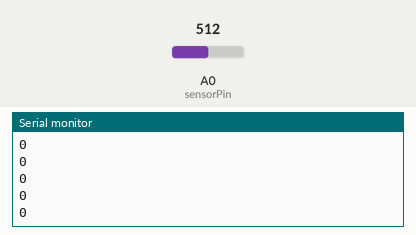
Bench run of a sketch on a simulated Arduino Uno, built with avr-gcc and run on an emulated ATmega328P. Shown: the last lines printed to the serial monitor. The inputs (shaded band) are chosen by the test bench; at power-on: A0 (sensorPin) = 512.

Above: at 1.2 s.
1.3 s: A0 (sensorPin) set to 716
At 1.75 s:
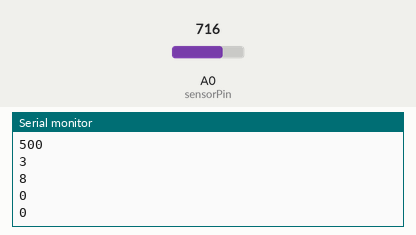
2.8 s: A0 (sensorPin) set to 900
At 2.97 s:
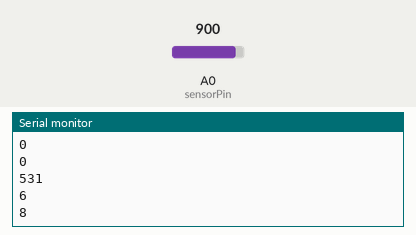
Timing chart, 0 to 5.8 s (numbered marks = the images above; inputs shaded):
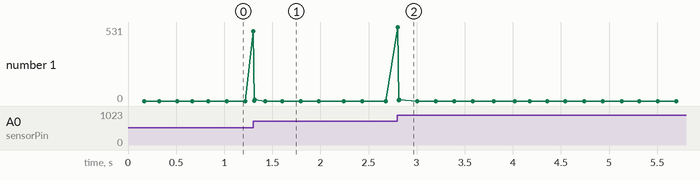

Measured:
- after the input at 1.3 s, the serial monitor: prints a new line at once (image 1)
- after the input at 2.8 s, the serial monitor: prints a new line at once (image 2)

The sketch:

BandPassFilter.ino
```cpp
//pases, filters
//https://www.norwegiancreations.com/2016/03/arduino-tutorial-simple-high-pass-band-pass-and-band-stop-filtering/

//http://www.paulodowd.com/2013/06/arduino-38khz-bandpass-software-digital.html

//https://github.com/CoderDojoPotsdam/material/blob/master/tonerkennung/wave_detection/wave_detection.ino

/*


  sensorValue = analogRead(sensorPin);

  EMA_S_low = (EMA_a_low * sensorValue) + ((1 - EMA_a_low) * EMA_S_low);    //run the EMA
  EMA_S_high = (EMA_a_high * sensorValue) + ((1 - EMA_a_high) * EMA_S_high);

  highpass = sensorValue - EMA_S_low;     //find the high-pass as before (for comparison)
  bandpass = EMA_S_high - EMA_S_low;

*/

int sensorPin = A0;
int sensorValue = 0;
//0.05
//0.4
float EMA_a_low = 0.08;     //initialization of EMA alpha (cutoff-frequency)
float EMA_a_high = 0.4;

int EMA_S_low = 0;          //initialization of EMA S
int EMA_S_high = 0;

int highpass = 0;
int bandpass = 0;
int bandstop = 0;

//recursive band-pass filter
const int BUFFER_SIZE = 25; //25 -> 5ms 45 ->10ms
float buf[BUFFER_SIZE];  // Analog readings & stored here
float out[BUFFER_SIZE];  // output of filter stored here.
int buffer_index;         // Interupt increments buffer
boolean buffer_full;      // Flag for when complete.

double a0, a1, a2, b1, b2; // filter kernel poles
double f, bw;          // frequency cutoff and bandwidth
double r, k;           // filter coefficients

//calculate window time
unsigned long duraction = 100L;
unsigned long pTime     = 0L;

void setup() {
  // start serial port at 115200 bps:
  Serial.begin(115200);

  // Clear global variables before the timer
  // is activated.
  for ( int i = 0; i < BUFFER_SIZE; i++ ) {
    buf[i] = 0;
    out[i] = 0;
  }
  buffer_index = 0;
  buffer_full = false;

  // Lets sort out the filter variables before we end setup.
  // https://www.sparkfun.com/products/12758
  // Electret Microphone Breakout (100Hz–10kHz)
  // Cut-off frequency.
  //
  // F is fraction of the sample frequency
  // It has to be between 0 and 0.5.  Therefore, the interupt

  // I picked 10 khz sample rate o
  // I will try 2khz = 0.01

  // To use these equations, first select the center
  // frequency, f, and the bandwidth, BW. Both
  // of these are expressed as a fraction of the
  // sampling rate, and therefore in the range of
  // 0 to 0.5

  f = 0.01; //0 -0.5
  bw = 0.05;

  // Band-pass filter.
  //
  r = 1 - ( 3 * bw );
  k = 1 - ( 2 * r * cos(2 * PI * f ) ) + ( r * r );
  k = k / (2 - ( 2 * cos( 2 * PI * f ) ) );

  a0 = 1 - k;
  a1 = (2 * ( k - r ) ) * ( cos( 2 * PI * f ) );
  a2 = ( r * r ) - k;
  b1 = 2 * r * cos( 2 * PI * f );
  b2 = 0 - ( r * r );

  //Calibrate the EMA
  EMA_S_low = analogRead(sensorPin);        //set EMA S for t=1
  EMA_S_high = analogRead(sensorPin);

  pTime = millis();
}

void loop() {

  unsigned long cTime = millis();

  // read analog input, divide by 4 to make the range 0-255:
  if ( buffer_index >= BUFFER_SIZE ) {
    buffer_index = 0;
    buffer_full = true;
  } else if ( buffer_full == false ) {
    sensorValue = analogRead(sensorPin);

    EMA_S_low = (EMA_a_low * sensorValue) + ((1 - EMA_a_low) * EMA_S_low);    //run the EMA
    EMA_S_high = (EMA_a_high * sensorValue) + ((1 - EMA_a_high) * EMA_S_high);

    highpass = sensorValue - EMA_S_low;     //find the high-pass as before (for comparison)
    bandpass = EMA_S_high - EMA_S_low;

    buf[ buffer_index ] = bandpass;//(float)sensorValue;
    buffer_index++;
  }


  if ( buffer_full == true ) {
    float output = doFilter();

    //Serial.println(bandpass);

    Serial.println(int(output));
     //Serial.println(cTime - pTime); //avg 10 windows in 100

    // Reset our buffer and interupt routine
    buffer_index = 0;
    buffer_full = false;
    pTime = millis();
  }


}

// This filter looks at the previous elements in the
// input stream and output stream to compound a pre-set
// amplification.  The amplification is set by a0,a1,a2,
// b1,b2.
float doFilter() {
  int i;
  float sum;

  // Convolute the input buffer with the filter kernel
  // We work from 2 because we read back by 2 elements.
  // out[0] and out[1] are never set, so we clear them.
  out[0] = out[1] = 0;

  for ( i = 2; i < BUFFER_SIZE; i++ ) {
    out[i] = a0 * buf[i];
    out[i] += a1 * buf[i - 1];
    out[i] += a2 * buf[i - 2];
    out[i] += b1 * out[i - 1];
    out[i] += b2 * out[i - 2];

    if ( out[i] < 0 ) out[i] *= -1;
    sum += out[i];
  }

  sum /= (BUFFER_SIZE - 2);

  return sum;
}

/*
  float filterDerivate(float inVal, float lastInput) {
  long thisUS = micros();
  float dt = 1e-6 * float(thisUS - LastUS); // cast to float here, for math
  LastUS = thisUS;                          // update this now

  float derivative = (inVal - lastInput) / dt;

  lastInput = inVal;
  return derivative;
  }
*/
```
